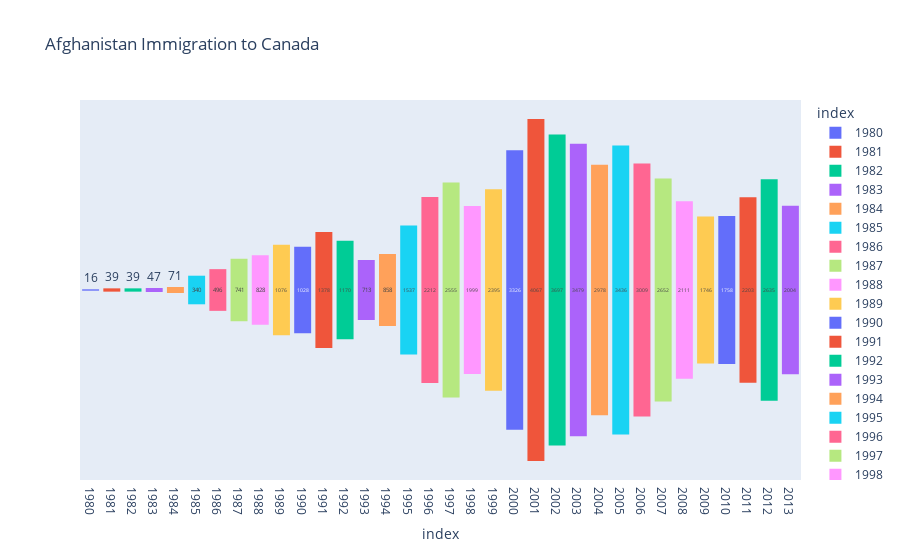

Notebook code cell kept with this figure:
### Code cell
AfghanistanData=df.loc['Afghanistan',years].reset_index()
px.funnel(AfghanistanData, x='index', y='Afghanistan',title='Afghanistan Immigration to Canada',color='index')

### Figure 1 — Plotly figure (JSON) as saved in the notebook; plotly's stock layout.template omitted (floating-point values rounded to 4 significant figures)
{"data": [{"hovertemplate": "index=%{x}<br>Afghanistan=%{y}<extra></extra>", "legendgroup": "1980", "marker": {"color": "#636efa"}, "name": "1980", "orientation": "v", "showlegend": true, "type": "funnel", "x": ["1980"], "xaxis": "x", "y": [16], "yaxis": "y"}, {"hovertemplate": "index=%{x}<br>Afghanistan=%{y}<extra></extra>", "legendgroup": "1981", "marker": {"color": "#EF553B"}, "name": "1981", "orientation": "v", "showlegend": true, "type": "funnel", "x": ["1981"], "xaxis": "x", "y": [39], "yaxis": "y"}, {"hovertemplate": "index=%{x}<br>Afghanistan=%{y}<extra></extra>", "legendgroup": "1982", "marker": {"color": "#00cc96"}, "name": "1982", "orientation": "v", "showlegend": true, "type": "funnel", "x": ["1982"], "xaxis": "x", "y": [39], "yaxis": "y"}, {"hovertemplate": "index=%{x}<br>Afghanistan=%{y}<extra></extra>", "legendgroup": "1983", "marker": {"color": "#ab63fa"}, "name": "1983", "orientation": "v", "showlegend": true, "type": "funnel", "x": ["1983"], "xaxis": "x", "y": [47], "yaxis": "y"}, {"hovertemplate": "index=%{x}<br>Afghanistan=%{y}<extra></extra>", "legendgroup": "1984", "marker": {"color": "#FFA15A"}, "name": "1984", "orientation": "v", "showlegend": true, "type": "funnel", "x": ["1984"], "xaxis": "x", "y": [71], "yaxis": "y"}, {"hovertemplate": "index=%{x}<br>Afghanistan=%{y}<extra></extra>", "legendgroup": "1985", "marker": {"color": "#19d3f3"}, "name": "1985", "orientation": "v", "showlegend": true, "type": "funnel", "x": ["1985"], "xaxis": "x", "y": [340], "yaxis": "y"}, {"hovertemplate": "index=%{x}<br>Afghanistan=%{y}<extra></extra>", "legendgroup": "1986", "marker": {"color": "#FF6692"}, "name": "1986", "orientation": "v", "showlegend": true, "type": "funnel", "x": ["1986"], "xaxis": "x", "y": [496], "yaxis": "y"}, {"hovertemplate": "index=%{x}<br>Afghanistan=%{y}<extra></extra>", "legendgroup": "1987", "marker": {"color": "#B6E880"}, "name": "1987", "orientation": "v", "showlegend": true, "type": "funnel", "x": ["1987"], "xaxis": "x", "y": [741], "yaxis": "y"}, {"hovertemplate": "index=%{x}<br>Afghanistan=%{y}<extra></extra>", "legendgroup": "1988", "marker": {"color": "#FF97FF"}, "name": "1988", "orientation": "v", "showlegend": true, "type": "funnel", "x": ["1988"], "xaxis": "x", "y": [828], "yaxis": "y"}, {"hovertemplate": "index=%{x}<br>Afghanistan=%{y}<extra></extra>", "legendgroup": "1989", "marker": {"color": "#FECB52"}, "name": "1989", "orientation": "v", "showlegend": true, "type": "funnel", "x": ["1989"], "xaxis": "x", "y": [1076], "yaxis": "y"}, {"hovertemplate": "index=%{x}<br>Afghanistan=%{y}<extra></extra>", "legendgroup": "1990", "marker": {"color": "#636efa"}, "name": "1990", "orientation": "v", "showlegend": true, "type": "funnel", "x": ["1990"], "xaxis": "x", "y": [1028], "yaxis": "y"}, {"hovertemplate": "index=%{x}<br>Afghanistan=%{y}<extra></extra>", "legendgroup": "1991", "marker": {"color": "#EF553B"}, "name": "1991", "orientation": "v", "showlegend": true, "type": "funnel", "x": ["1991"], "xaxis": "x", "y": [1378], "yaxis": "y"}, {"hovertemplate": "index=%{x}<br>Afghanistan=%{y}<extra></extra>", "legendgroup": "1992", "marker": {"color": "#00cc96"}, "name": "1992", "orientation": "v", "showlegend": true, "type": "funnel", "x": ["1992"], "xaxis": "x", "y": [1170], "yaxis": "y"}, {"hovertemplate": "index=%{x}<br>Afghanistan=%{y}<extra></extra>", "legendgroup": "1993", "marker": {"color": "#ab63fa"}, "name": "1993", "orientation": "v", "showlegend": true, "type": "funnel", "x": ["1993"], "xaxis": "x", "y": [713], "yaxis": "y"}, {"hovertemplate": "index=%{x}<br>Afghanistan=%{y}<extra></extra>", "legendgroup": "1994", "marker": {"color": "#FFA15A"}, "name": "1994", "orientation": "v", "showlegend": true, "type": "funnel", "x": ["1994"], "xaxis": "x", "y": [858], "yaxis": "y"}, {"hovertemplate": "index=%{x}<br>Afghanistan=%{y}<extra></extra>", "legendgroup": "1995", "marker": {"color": "#19d3f3"}, "name": "1995", "orientation": "v", "showlegend": true, "type": "funnel", "x": ["1995"], "xaxis": "x", "y": [1537], "yaxis": "y"}, {"hovertemplate": "index=%{x}<br>Afghanistan=%{y}<extra></extra>", "legendgroup": "1996", "marker": {"color": "#FF6692"}, "name": "1996", "orientation": "v", "showlegend": true, "type": "funnel", "x": ["1996"], "xaxis": "x", "y": [2212], "yaxis": "y"}, {"hovertemplate": "index=%{x}<br>Afghanistan=%{y}<extra></extra>", "legendgroup": "1997", "marker": {"color": "#B6E880"}, "name": "1997", "orientation": "v", "showlegend": true, "type": "funnel", "x": ["1997"], "xaxis": "x", "y": [2555], "yaxis": "y"}, {"hovertemplate": "index=%{x}<br>Afghanistan=%{y}<extra></extra>", "legendgroup": "1998", "marker": {"color": "#FF97FF"}, "name": "1998", "orientation": "v", "showlegend": true, "type": "funnel", "x": ["1998"], "xaxis": "x", "y": [1999], "yaxis": "y"}, {"hovertemplate": "index=%{x}<br>Afghanistan=%{y}<extra></extra>", "legendgroup": "1999", "marker": {"color": "#FECB52"}, "name": "1999", "orientation": "v", "showlegend": true, "type": "funnel", "x": ["1999"], "xaxis": "x", "y": [2395], "yaxis": "y"}, {"hovertemplate": "index=%{x}<br>Afghanistan=%{y}<extra></extra>", "legendgroup": "2000", "marker": {"color": "#636efa"}, "name": "2000", "orientation": "v", "showlegend": true, "type": "funnel", "x": ["2000"], "xaxis": "x", "y": [3326], "yaxis": "y"}, {"hovertemplate": "index=%{x}<br>Afghanistan=%{y}<extra></extra>", "legendgroup": "2001", "marker": {"color": "#EF553B"}, "name": "2001", "orientation": "v", "showlegend": true, "type": "funnel", "x": ["2001"], "xaxis": "x", "y": [4067], "yaxis": "y"}, {"hovertemplate": "index=%{x}<br>Afghanistan=%{y}<extra></extra>", "legendgroup": "2002", "marker": {"color": "#00cc96"}, "name": "2002", "orientation": "v", "showlegend": true, "type": "funnel", "x": ["2002"], "xaxis": "x", "y": [3697], "yaxis": "y"}, {"hovertemplate": "index=%{x}<br>Afghanistan=%{y}<extra></extra>", "legendgroup": "2003", "marker": {"color": "#ab63fa"}, "name": "2003", "orientation": "v", "showlegend": true, "type": "funnel", "x": ["2003"], "xaxis": "x", "y": [3479], "yaxis": "y"}, {"hovertemplate": "index=%{x}<br>Afghanistan=%{y}<extra></extra>", "legendgroup": "2004", "marker": {"color": "#FFA15A"}, "name": "2004", "orientation": "v", "showlegend": true, "type": "funnel", "x": ["2004"], "xaxis": "x", "y": [2978], "yaxis": "y"}, {"hovertemplate": "index=%{x}<br>Afghanistan=%{y}<extra></extra>", "legendgroup": "2005", "marker": {"color": "#19d3f3"}, "name": "2005", "orientation": "v", "showlegend": true, "type": "funnel", "x": ["2005"], "xaxis": "x", "y": [3436], "yaxis": "y"}, {"hovertemplate": "index=%{x}<br>Afghanistan=%{y}<extra></extra>", "legendgroup": "2006", "marker": {"color": "#FF6692"}, "name": "2006", "orientation": "v", "showlegend": true, "type": "funnel", "x": ["2006"], "xaxis": "x", "y": [3009], "yaxis": "y"}, {"hovertemplate": "index=%{x}<br>Afghanistan=%{y}<extra></extra>", "legendgroup": "2007", "marker": {"color": "#B6E880"}, "name": "2007", "orientation": "v", "showlegend": true, "type": "funnel", "x": ["2007"], "xaxis": "x", "y": [2652], "yaxis": "y"}, {"hovertemplate": "index=%{x}<br>Afghanistan=%{y}<extra></extra>", "legendgroup": "2008", "marker": {"color": "#FF97FF"}, "name": "2008", "orientation": "v", "showlegend": true, "type": "funnel", "x": ["2008"], "xaxis": "x", "y": [2111], "yaxis": "y"}, {"hovertemplate": "index=%{x}<br>Afghanistan=%{y}<extra></extra>", "legendgroup": "2009", "marker": {"color": "#FECB52"}, "name": "2009", "orientation": "v", "showlegend": true, "type": "funnel", "x": ["2009"], "xaxis": "x", "y": [1746], "yaxis": "y"}, {"hovertemplate": "index=%{x}<br>Afghanistan=%{y}<extra></extra>", "legendgroup": "2010", "marker": {"color": "#636efa"}, "name": "2010", "orientation": "v", "showlegend": true, "type": "funnel", "x": ["2010"], "xaxis": "x", "y": [1758], "yaxis": "y"}, {"hovertemplate": "index=%{x}<br>Afghanistan=%{y}<extra></extra>", "legendgroup": "2011", "marker": {"color": "#EF553B"}, "name": "2011", "orientation": "v", "showlegend": true, "type": "funnel", "x": ["2011"], "xaxis": "x", "y": [2203], "yaxis": "y"}, {"hovertemplate": "index=%{x}<br>Afghanistan=%{y}<extra></extra>", "legendgroup": "2012", "marker": {"color": "#00cc96"}, "name": "2012", "orientation": "v", "showlegend": true, "type": "funnel", "x": ["2012"], "xaxis": "x", "y": [2635], "yaxis": "y"}, {"hovertemplate": "index=%{x}<br>Afghanistan=%{y}<extra></extra>", "legendgroup": "2013", "marker": {"color": "#ab63fa"}, "name": "2013", "orientation": "v", "showlegend": true, "type": "funnel", "x": ["2013"], "xaxis": "x", "y": [2004], "yaxis": "y"}], "layout": {"legend": {"title": {"text": "index"}, "tracegroupgap": 0}, "title": {"text": "Afghanistan Immigration to Canada"}, "xaxis": {"anchor": "y", "categoryarray": ["1980", "1981", "1982", "1983", "1984", "1985", "1986", "1987", "1988", "1989", "1990", "1991", "1992", "1993", "1994", "1995", "1996", "1997", "1998", "1999", "2000", "2001", "2002", "2003", "2004", "2005", "2006", "2007", "2008", "2009", "2010", "2011", "2012", "2013"], "categoryorder": "array", "domain": [0, 1], "title": {"text": "index"}}, "yaxis": {"anchor": "x", "domain": [0, 1], "title": {"text": "Afghanistan"}}}}
